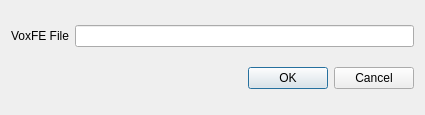
<?xml version="1.0" encoding="UTF-8"?>
<ui version="4.0">
 <class>pqVoxFEMeshLoadDialog</class>
 <widget class="QDialog" name="pqVoxFEMeshLoadDialog">
  <property name="geometry">
   <rect>
    <x>0</x>
    <y>0</y>
    <width>425</width>
    <height>115</height>
   </rect>
  </property>
  <property name="windowTitle">
   <string>Load VoxFE Mesh</string>
  </property>
  <layout class="QVBoxLayout" name="verticalLayout">
   <item>
    <layout class="QGridLayout" name="gridLayout">
     <item row="0" column="1">
      <widget class="pqFileChooserWidget" name="meshFile">
       <property name="sizePolicy">
        <sizepolicy hsizetype="Expanding" vsizetype="Fixed">
         <horstretch>1</horstretch>
         <verstretch>0</verstretch>
        </sizepolicy>
       </property>
      </widget>
     </item>
     <item row="0" column="0">
      <widget class="QLabel" name="label">
       <property name="text">
        <string>VoxFE File</string>
       </property>
      </widget>
     </item>
    </layout>
   </item>
   <item>
    <widget class="QDialogButtonBox" name="buttonBox">
     <property name="orientation">
      <enum>Qt::Horizontal</enum>
     </property>
     <property name="standardButtons">
      <set>QDialogButtonBox::Cancel|QDialogButtonBox::Ok</set>
     </property>
    </widget>
   </item>
  </layout>
 </widget>
 <customwidgets>
  <customwidget>
   <class>pqFileChooserWidget</class>
   <extends>QLineEdit</extends>
   <header>pqFileChooserWidget.h</header>
  </customwidget>
 </customwidgets>
 <resources/>
 <connections>
  <connection>
   <sender>buttonBox</sender>
   <signal>accepted()</signal>
   <receiver>pqVoxFEMeshLoadDialog</receiver>
   <slot>accept()</slot>
   <hints>
    <hint type="sourcelabel">
     <x>248</x>
     <y>254</y>
    </hint>
    <hint type="destinationlabel">
     <x>157</x>
     <y>274</y>
    </hint>
   </hints>
  </connection>
  <connection>
   <sender>buttonBox</sender>
   <signal>rejected()</signal>
   <receiver>pqVoxFEMeshLoadDialog</receiver>
   <slot>reject()</slot>
   <hints>
    <hint type="sourcelabel">
     <x>316</x>
     <y>260</y>
    </hint>
    <hint type="destinationlabel">
     <x>286</x>
     <y>274</y>
    </hint>
   </hints>
  </connection>
 </connections>
</ui>
